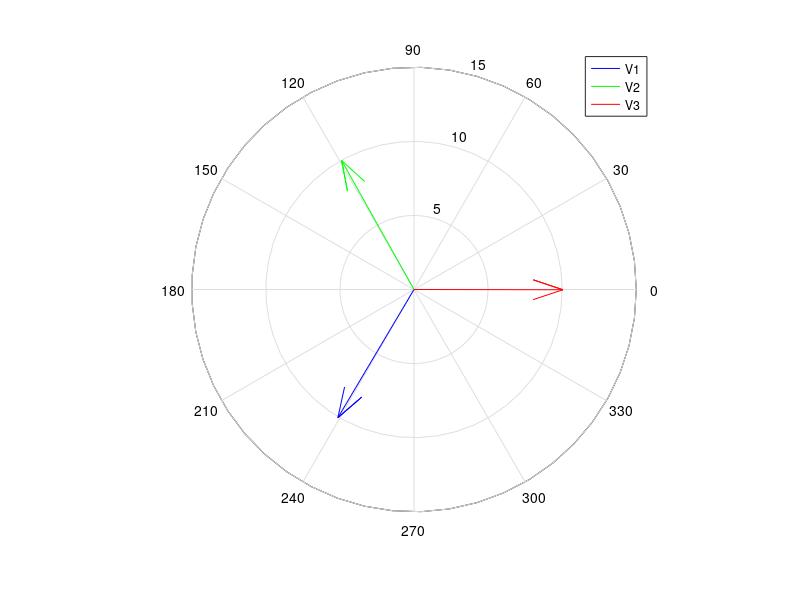

Recreate this plot in MATLAB.
V1theta=-.1;
V1=10.05*(cos(deg2rad(V1theta))+sin(deg2rad(V1theta))*1i);
V2theta=-120.7;
V2=10.06*(cos(deg2rad(V2theta))+sin(deg2rad(V2theta))*1i);
V3theta=-240.7;
V3=9.98*(cos(deg2rad(V3theta))+sin(deg2rad(V3theta))*1i);


compass(V2,'b'); hold on
compass(V3,'g');
compass(V1,'r');
legend('V1','V2','V3')